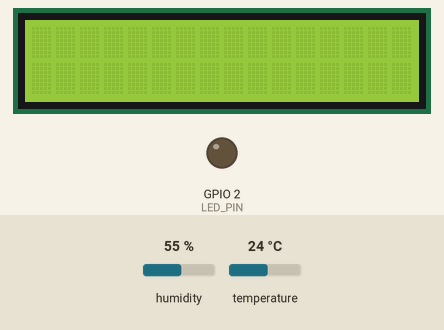
This sketch was run on a simulated ESP32. Parts: 16×2 character LCD, output pins drawn as LEDs (lit = HIGH). The inputs (shaded band) are chosen by the test bench; at power-on: temperature 24 °C, humidity 55 %. What the sketch prints to the serial monitor is not drawn.

Above: at 1.2 s.
1.3 s: temperature set to 29.6 °C
At 7.0 s:
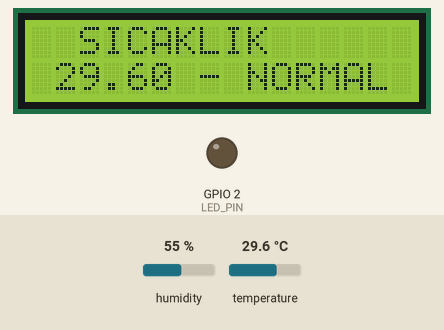
7.3 s: temperature set to 30.7 °C
At 9.5 s:
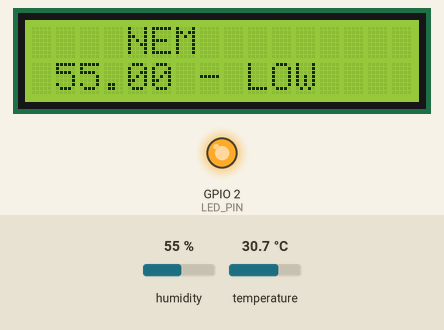
13.3 s: humidity set to 68 %
At 15.3 s:
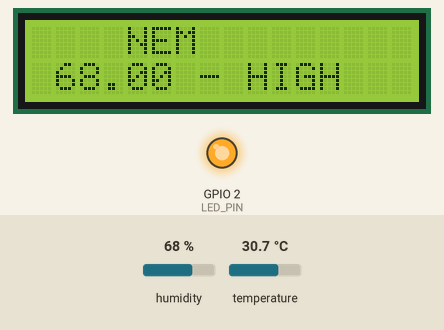
19.3 s: temperature set to 12 °C
At 20.8 s:
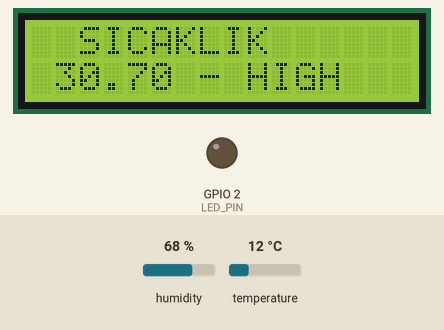
25.3 s: humidity set to 22 %
At 28.2 s:
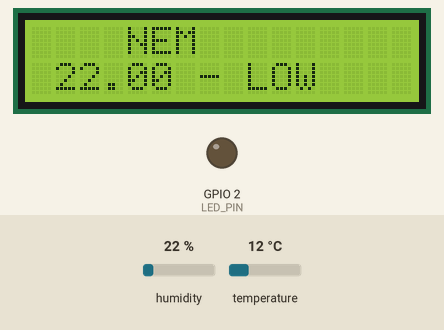
31.3 s: humidity set to 88 %
At 34.0 s:
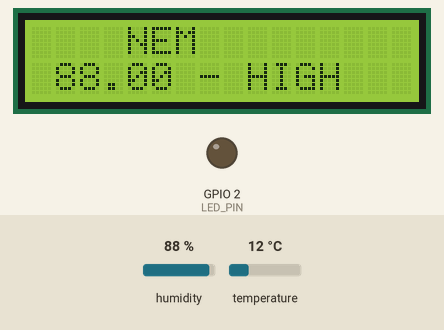
Timing chart, 0 to 35.5 s (numbered marks = the images above; inputs shaded):
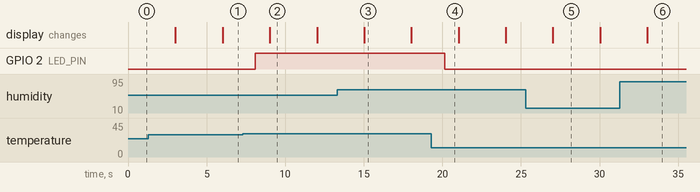

Measured:
- the behaviour switches between 30 and 30.1 °C on temperature (found by bisection; images 1 and 2)
- after the input at 7.3 s, GPIO 2 (LED_PIN): LOW → HIGH after 0.80 s
- after the input at 13.3 s, the display: changes after 1.7 s (image 3)
- after the input at 19.3 s, GPIO 2 (LED_PIN): HIGH → LOW after 0.84 s
- after the input at 25.3 s, the display: changes after 1.7 s (image 5)
- after the input at 31.3 s, the display: changes after 1.7 s (image 6)
- what the display in image 2 shows lasts 3.0 s, from 9.0 s to 12.0 s

The sketch:

sketch.ino
```cpp
#include <Wire.h>                     // I2C haberleşmesi için kütüphane
#include <LiquidCrystal_I2C.h>        // I2C protokolü ile LCD ekranı kontrol etmek için kütüphane
#include "DHT.h"                      // DHT sensörü için kütüphane

#define DHTPIN 4                      // DHT22 sensörünün bağlı olduğu pin
#define DHTTYPE DHT22                 // Sensör tipi DHT22
#define LED_PIN 2                     // LEDin bağlı olduğu pin

DHT dht(DHTPIN, DHTTYPE);             // DHT nesnesi oluşturma
LiquidCrystal_I2C lcd(0x27, 16, 2);   // LCD nesnesi oluşturma, adres 0x27, 16x2 boyutunda

unsigned long oncekiZamanLCD = 0;     // Son LCD güncelleme zamanını saklayan değişken
const long goruntulemeSuresi = 3000;  // LCDde her bilgi için gösterim süresi (ms)

float sicaklik, nem;                  // Sıcaklık ve nem verilerini tutma
bool lcdNemGoster = true;            // Başlangıçta nem gösteriliyor

void setup() {
  Serial.begin(115200);              // Seri iletişim başlatma
  pinMode(LED_PIN, OUTPUT);          // LED pini çıkış olarak ayarlanıyor
  lcd.init();                        // LCD başlatılıyor
  lcd.backlight();                   // LCD arka ışığı açılıyor
  dht.begin();                       // DHT sensörü başlatılıyor
}

void loop() {
  unsigned long suankiZaman = millis();  // Şu anki zaman millis() ile alınıyor

  // Sensörden sıcaklık ve nem verileri okunuyor
  sicaklik = dht.readTemperature();
  nem = dht.readHumidity();

  // Seri port üzerinden sıcaklık ve nem değerleri yazdırılıyor
  Serial.print("Nem: ");
  Serial.print(nem);
  Serial.print("% || Sıcaklık: ");
  Serial.print(sicaklik);
  Serial.println("°C");

  // Eğer sıcaklık 30°C'den fazlaysa LED yakılıyor, değilse söndürülüyor
  if (sicaklik > 30) {
    digitalWrite(LED_PIN, HIGH);
  } else {
    digitalWrite(LED_PIN, LOW);
  }

  // LCD ekranda 3 saniyede bir nem ve sıcaklık dönüşümlü olarak gösteriliyor
  if (suankiZaman - oncekiZamanLCD >= goruntulemeSuresi) {
    oncekiZamanLCD = suankiZaman;   // Son gösterim zamanı güncelleniyor

    lcd.clear();                     // LCD ekran temizleniyor

    if (lcdNemGoster) {             // Eğer nem gösterilecekse
      lcd.setCursor(4, 0);          // İlk satırda 4. sütundan başla
      lcd.print("NEM");             // "NEM" yazısı yaz
      lcd.setCursor(1, 1);          // İkinci satırda 1. sütundan başla
      lcd.print(nem, 2);            // Nem değerini 2 ondalık basamakla yaz
      lcd.print(" - ");
      lcd.print((nem <= 60) ? "LOW" : "HIGH");  // Neme göre LOW/HIGH bilgisi yazılır 60 ve altıysa LOW
    } else {                        // Eğer sıcaklık gösterilecekse
      lcd.setCursor(2, 0);          // İlk satırda 2. sütundan başla
      lcd.print("SICAKLIK");        // "SICAKLIK" yazısı yaz
      lcd.setCursor(1, 1);          // İkinci satırda 1. sütundan başla
      lcd.print(sicaklik, 2);       // Sıcaklık değerini 2 ondalık basamakla yaz
      lcd.print(" - ");

      // Sıcaklık seviyesine göre durum bilgisi yaz
      if (sicaklik < -10) lcd.print("COLD – VERY LOW TEMP.!");
      else if (sicaklik < 0) lcd.print("LOW"); //0ın altındaysa LOW
      else if (sicaklik <= 30) lcd.print("NORMAL"); //0 - 30 derece arası NORMAL
      else if (sicaklik <= 45 ) lcd.print("HIGH"); // 30 derece üstü HIGH
      else lcd.print("HOT – VERY HIGH TEMP.!");

    }

    lcdNemGoster = !lcdNemGoster;   // Bir sonraki döngüde diğer bilgi gösterilecek
  }

  // Döngü sürekli çalışıyor
}
```
